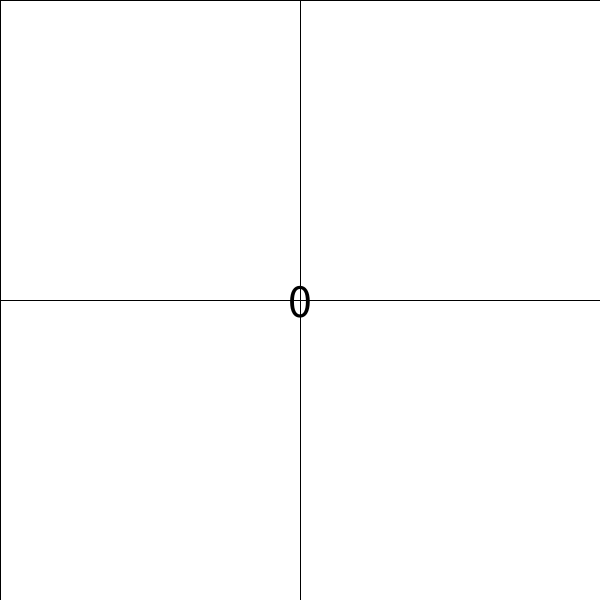
Frame 1 (no input)
Frame 60 (the mouse pressed at the canvas centre just before this capture): identical to frame 1, image omitted
Frame 120 (the mouse held since frame 60 and released just before this capture): identical to frame 1, image omitted

The Processing sketch that drew this single still picture (run headless with seeded random() and noise(); from frame 60 on, the mouse is pressed at the canvas centre):

// Processing sketch: processing_156205
// ── processing_156205.pde

int lastPressed = 0;

void setup() {
  size(600, 600);
} 

void draw() {
 
  fill(255); 
  rect(0, 0, width/2, height/2); 
  rect(width/2, 0, width/2, height/2); 
  rect(0, height/2, width/2, height/2); 
  rect(width/2, height/2, width/2, height/2);  
  fill(255);
  
  
  if ( lastPressed == 1 ) {
    fill( 100, 255, 255);
    rect(0, 0, width/2, height/2); 
  } 
  else if ( lastPressed == 2 ) {
    fill( 255, 100, 100);
    rect(width/2, 0, width/2, height/2); 
  } 
  else if ( lastPressed == 3 ) {
    fill( 100, 200, 180);
    rect(0, height/2, width/2, height/2); 
  } 
  else if ( lastPressed == 4 ) {
    fill( 255, 200, 180);
    rect(width/2, height/2, width/2, height/2); 
   
  }
  
  fill(0); 
  textSize(48); 
  textAlign(CENTER,CENTER);
  text(lastPressed, width/2, height/2); 
}

void mousePressed() {
  if ( mouseX > 0 && mouseX < width/2 && mouseY > 0 && mouseY < height/2) { 
    lastPressed = 1;
  }
  else if ( mouseX > width/2 && mouseX < width && mouseY > 0 && mouseY < height/2) { 
    lastPressed = 2;
  }
  else if ( mouseX > 0 && mouseX < width/2 && mouseY > height/2 && mouseY < height) { 
    lastPressed = 3;
  }
  else if ( mouseX > width/2 && mouseX < width && mouseY > width/2 && mouseY < height) { 
    lastPressed = 4;
  }
} 
